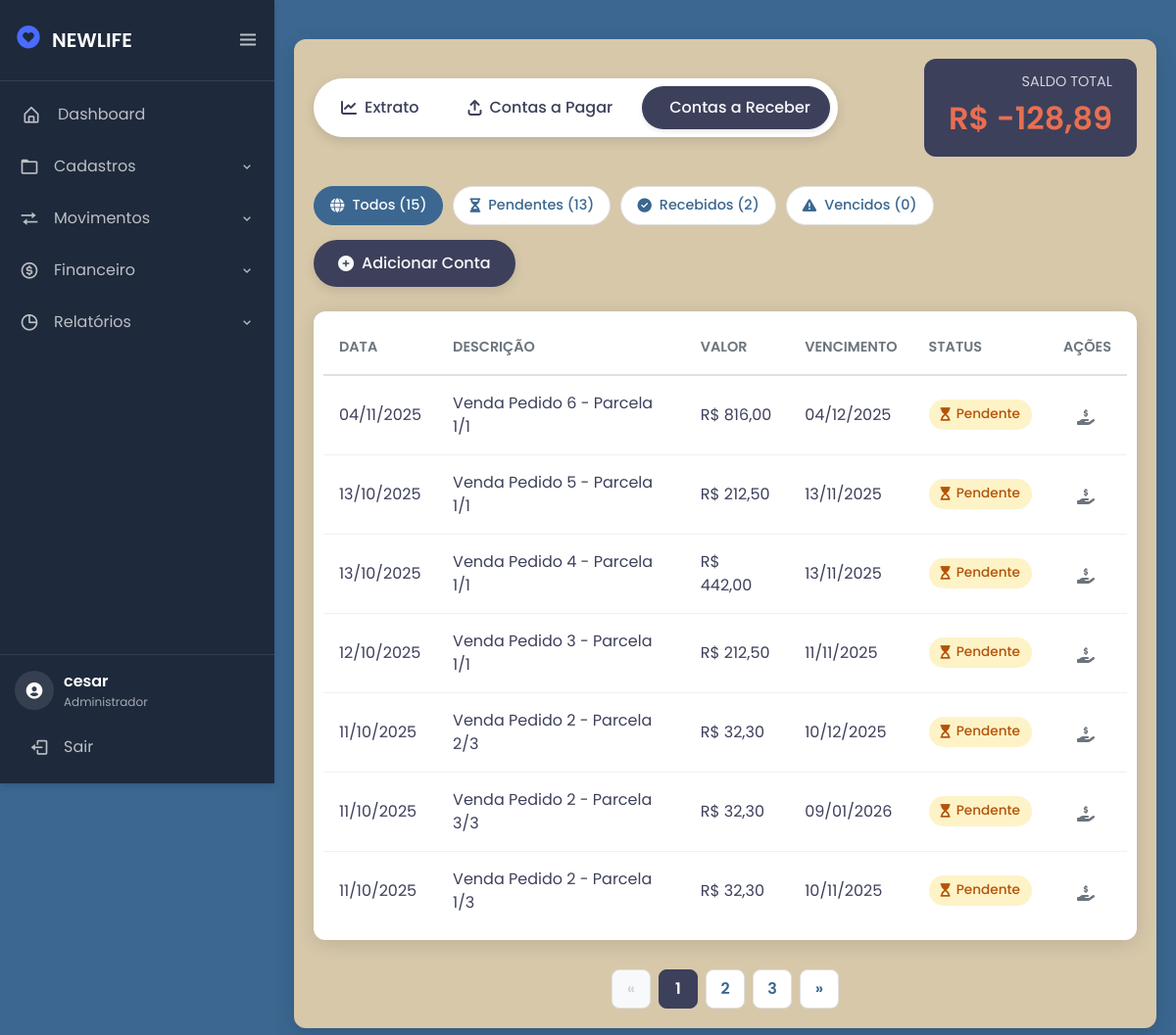
The app's page /financeiro/contasReceber (signed in) with its own data.
### financeiro/models.py (models this page shows, shortened)
class ContaReceber(models.Model):
    pedido = models.ForeignKey(Pedido, on_delete=models.CASCADE, null=True, blank=True)
    descricao = models.CharField(max_length=255)
    valor = models.DecimalField(max_digits=10, decimal_places=2)
    data_vencimento = models.DateField()
    data_recebimento = models.DateField(null=True, blank=True)
    metodo_pagamento = models.CharField(max_length=50, blank=True, null=True)
    recebido = models.BooleanField(default=False)
    criado_em = models.DateTimeField(auto_now_add=True)
    numero_parcela = models.IntegerField(default=1)
    editavel = models.BooleanField(default=False)
    conta_bancaria = models.ForeignKey('ContaBancaria', on_delete=models.SET_NULL, null=True, blank=True, related_name='contareceber')

### financeiro/views.py (the view, shortened to what this page needs)
# urls.py: path('contasReceber', views.contasReceber, name='contasReceber'),
@login_required(login_url="/login/")
def contasReceber(request):
    todas_contas = ContaReceber.objects.all()
    contas_receber = ContaReceber.objects.all().order_by('-criado_em')
    extratos_pagos = Extrato.objects.filter(status='pago')
    pagamentos = CondicaoPagamento.objects.all().order_by('-id')
    tipos_pagamento = dict(CondicaoPagamento.TIPO_PAGAMENTO_CHOICES)
    contas_bancarias = ContaBancaria.objects.all().order_by('nome')
    hoje = date.today()
    search_query = request.GET.get('search', '')
    data_inicio = request.GET.get('data_inicio')
    data_fim = request.GET.get('data_fim')
    vencimento_inicio = request.GET.get('vencimento_inicio')
    vencimento_fim = request.GET.get('vencimento_fim')
    status = request.GET.get('status')
    metodo = request.GET.get('metodo')
    valor_min = request.GET.get('valor_min')
    valor_max = request.GET.get('valor_max')
    total_contas = todas_contas.count()
    contas_pendentes = todas_contas.filter(recebido=False).count()
    contas_recebidas = todas_contas.filter(recebido=True).count()
    contas_vencidas = todas_contas.filter(data_vencimento__lt=hoje, recebido=False).count()
    if search_query:
        if search_query.isdigit():
            contas_receber = contas_receber.filter(Q(id=search_query) | Q(descricao__icontains=search_query))
        else:
            contas_receber = contas_receber.filter(descricao__icontains=search_query)
    if data_inicio and data_fim:
        contas_receber = contas_receber.filter(criado_em__date__gte=data_inicio, criado_em__date__lte=data_fim)
    elif data_inicio:
        contas_receber = contas_receber.filter(criado_em__date__gte=data_inicio)
    elif data_fim:
        contas_receber = contas_receber.filter(criado_em__date__lte=data_fim)
    if vencimento_inicio and vencimento_fim:
        contas_receber = contas_receber.filter(data_vencimento__gte=vencimento_inicio, data_vencimento__lte=vencimento_fim)
    elif vencimento_inicio:
        contas_receber = contas_receber.filter(data_vencimento__gte=vencimento_inicio)
    elif vencimento_fim:
        contas_receber = contas_receber.filter(data_vencimento__lte=vencimento_fim)
    if status == 'pago':
        contas_receber = contas_receber.filter(recebido=True)
    elif status == 'pendente':
        contas_receber = contas_receber.filter(recebido=False)
    elif status == 'vencido':
        contas_receber = contas_receber.filter(data_vencimento__lt=hoje, recebido=False)
    if metodo:
        contas_receber = contas_receber.filter(metodo_pagamento=metodo)
    if valor_min:
        contas_receber = contas_receber.filter(valor__gte=float(valor_min))
    if valor_max:
        contas_receber = contas_receber.filter(valor__lte=float(valor_max))
    saldo_total = sum(extrato.valor if extrato.tipo == 'entrada' else -extrato.valor for extrato in extratos_pagos)
    paginator = Paginator(contas_receber, 7)
    page_number = request.GET.get('page')
    contas_paginadas = paginator.get_page(page_number)
    context = {
        'contas': contas_paginadas,
        'saldo_total': saldo_total,
        'pagamentos': pagamentos,
        'tipos_pagamento': tipos_pagamento,
        'contas_bancarias': contas_bancarias,
        'total_contas': total_contas,
        'contas_pendentes': contas_pendentes,
        'contas_recebidas': contas_recebidas,
        'contas_vencidas': contas_vencidas,
    }
    return render(request, 'contareceber.html', context)

### financeiro/templates/contareceber.html (shortened to what this page needs)
{% extends 'tela.html' %}
{% load static %}
{% load pagamento_tags %}
{% block 'head' %}
<link rel="stylesheet" href="{% static 'css/financeiro.css' %}">
<link rel="stylesheet" href="https://cdnjs.cloudflare.com/ajax/libs/font-awesome/6.5.2/css/all.min.css">
{% endblock %}
{% block 'dashboard' %}
<div class="container">
    <header class="page-header">
        <nav class="menu">
            <a class="nav-button" href="{% url 'financeiro' %}"><i class="fas fa-chart-line"></i> Extrato</a>
            <a class="nav-button" href="{% url 'contasPagar' %}"><i class="fas fa-arrow-up-from-bracket"></i> Contas a Pagar</a>
            <a class="nav-button active" href="{% url 'contasReceber' %}"> Contas a Receber</a>
        </nav>
        <div class="saldo-card">
            <h3>SALDO TOTAL</h3>
            <p class="{% if saldo_total >= 0 %}saldo-positivo{% else %}saldo-negativo{% endif %}">
                R$ {{ saldo_total|floatformat:2 }}
            </p>
        </div>
    </header>
    <div class="actions-toolbar">
        <div class="status-buttons">
            <a href="?{% param_replace status='' %}" class="status-btn {% if not request.GET.status %}active{% endif %}">
                <i class="fas fa-globe"></i> Todos ({{ total_contas }})
            </a>
            <a href="?{% param_replace status='pendente' %}" class="status-btn {% if request.GET.status == 'pendente' %}active{% endif %}">
                <i class="fas fa-hourglass-half"></i> Pendentes ({{ contas_pendentes }})
            </a>
            <a href="?{% param_replace status='pago' %}" class="status-btn {% if request.GET.status == 'pago' %}active{% endif %}">
                <i class="fas fa-check-circle"></i> Recebidos ({{ contas_recebidas }})
            </a>
            <a href="?{% param_replace status='vencido' %}" class="status-btn {% if request.GET.status == 'vencido' %}active{% endif %}">
                <i class="fas fa-exclamation-triangle"></i> Vencidos ({{ contas_vencidas }})
            </a>
        </div>
        <button id="open_modal_button" class="add-button">
            <i class="fas fa-plus-circle"></i> Adicionar Conta
        </button>
    </div>
    <div class="table-wrapper">
        <table class="content-table">
            <thead>
                <tr>
                    <th>Data</th>
                    <th>Descrição</th>
                    <th>Valor</th>
                    <th>Vencimento</th>
                    <th>Status</th>
                    <th>Ações</th>
                </tr>
            </thead>
            <tbody>
                {% for conta in contas %}
                <tr>
                    <td data-label="Data">{{ conta.criado_em|date:"d/m/Y" }}</td>
                    <td data-label="Descrição">{{ conta.descricao }}</td>
                    <td data-label="Valor" class="valor-positivo">R$ {{ conta.valor|floatformat:2 }}</td>
                    <td data-label="Vencimento">{{ conta.data_vencimento|date:"d/m/Y" }}</td>
                    <td data-label="Status">
                        {% if conta.recebido %}
                            <span class="status status-pago"><i class="fas fa-check"></i> Recebido</span>
                        {% elif conta.vencido %}
                            <span class="status status-vencido"><i class="fas fa-exclamation-circle"></i> Vencido</span>
                        {% else %}
                            <span class="status status-pendente"><i class="fas fa-hourglass-start"></i> Pendente</span>
                        {% endif %}
                    </td>
                    <td data-label="Ações" class="actions-cell">
                        {% if not conta.recebido %}
                            <button class="action-btn receber-btn" title="Confirmar Recebimento" data-id="{{ conta.id }}">
                                <i class="fas fa-hand-holding-dollar"></i>
                            </button>
                        {% else %}
                            <span class="pago-text">Finalizado</span>
                        {% endif %}
                    </td>
                </tr>
                {% empty %}
                <tr>
                    <td colspan="6" class="empty-cell">Nenhuma conta a receber encontrada.</td>
                </tr>
                {% endfor %}
            </tbody>
        </table>
    </div>
    {% if contas.has_other_pages %}
    <div class="pagination">
        {% if contas.has_previous %}
            <a href="?{% param_replace page=contas.previous_page_number %}" class="pagination-arrow" title="Anterior">&laquo;</a>
        {% else %}
            <span class="pagination-arrow disabled">&laquo;</span>
        {% endif %}
        {% for i in contas.paginator.page_range %}
            {% if contas.number == i %}
                <span class="pagination-link current">{{ i }}</span>
            {% elif i > contas.number|add:'-3' and i < contas.number|add:'3' %}
                <a href="?{% param_replace page=i %}" class="pagination-link">{{ i }}</a>
            {% elif i == contas.number|add:'-3' or i == contas.number|add:'3' %}
                 <span class="pagination-link">...</span>
            {% endif %}
        {% endfor %}
        {% if contas.has_next %}
            <a href="?{% param_replace page=contas.next_page_number %}" class="pagination-arrow" title="Próxima">&raquo;</a>
        {% else %}
            <span class="pagination-arrow disabled">&raquo;</span>
        {% endif %}
    </div>
    {% endif %}
</div>
{% endblock %}

### estoque/templates/tela.html (shortened to what this page needs)
{% load static %}
<!doctype html>
<html lang="pt-BR">
<head>
  <link rel="stylesheet" href="https://cdn.jsdelivr.net/npm/bootstrap@4.6.1/dist/css/bootstrap.min.css">
  <link rel="stylesheet" href="{% static 'css/styletela.css' %}">
  <link rel="stylesheet" href="{% static 'css/general.css' %}">
  <link href="https://cdn.jsdelivr.net/npm/boxicons@latest/css/boxicons.min.css" rel='stylesheet'>
  <link rel="stylesheet" href="https://cdnjs.cloudflare.com/ajax/libs/animate.css/4.1.1/animate.min.css"/>
  {% block 'head' %}{% endblock %}
</head>
<body>
  <div class="sidebar-tech">
    <div class="logo-container">
      <div class="logo-tech">
        <div class="logo-icon"><i class='bx bxs-heart-circle'></i></div>
        <div class="logo-text">NEWLIFE</div>
      </div>
      <i class="bx bx-menu toggle-btn" id="sidebarToggle"></i>
    </div>
    <nav class="nav-tech">
      <ul class="nav-list">
        <li class="nav-item">
          <a href="{% url 'inicial' %}" class="nav-link">
            <i class="bx bx-home-alt"></i>
            <span class="link-text">Dashboard</span>
          </a>
        </li>
        <li class="nav-group">
          <div class="group-header">
            <i class="bx bx-folder"></i>
            <span class="group-title">Cadastros</span>
            <i class="bx bx-chevron-down group-arrow"></i>
          </div>
        </li>
        <li class="nav-group">
          <div class="group-header">
            <i class="bx bx-transfer"></i>
            <span class="group-title">Movimentos</span>
            <i class="bx bx-chevron-down group-arrow"></i>
          </div>
        </li>
        <li class="nav-group">
          <div class="group-header">
            <i class='bx bx-dollar-circle'></i>
            <span class="group-title">Financeiro</span>
            <i class="bx bx-chevron-down group-arrow"></i>
          </div>
        </li>
        <li class="nav-group">
          <div class="group-header">
            <i class="bx bx-pie-chart-alt"></i>
            <span class="group-title">Relatórios</span>
            <i class="bx bx-chevron-down group-arrow"></i>
          </div>
        </li>
      </ul>
    </nav>
    <div class="user-panel">
      <div class="user-info">
        <div class="user-avatar">
          <i class='bx bxs-user-circle'></i>
        </div>
        <div class="user-details">
          <div class="user-name">
            {% if request.user.is_authenticated %}
              {{ request.user.get_full_name|default:request.user.username }}
            {% else %}
              Visitante
            {% endif %}
          </div>
          <div class="user-role">
            {% if request.user.is_superuser %}
              Administrador
            {% elif request.user.is_staff %}
              Funcionário
            {% else %}
              Usuário Comum
            {% endif %}
          </div>
        </div>
      </div>
      <a href="{% url 'logout' %}" class="logout-btn">
        <i class="bx bx-log-out"></i>
        <span>Sair</span>
      </a>
    </div>
  </div>
  <section class="main-content">
    {% block 'dashboard'%}
    {% endblock %}
  </section>
</body>
</html>

### records on screen
ContaReceber: criado_em "04/11/2025", descricao "Venda Pedido 6 - Parcela 1/1", valor "816,00", data_vencimento "04/12/2025", recebido False (drawn)
ContaReceber: criado_em "13/10/2025", descricao "Venda Pedido 5 - Parcela 1/1", valor "212,50", data_vencimento "13/11/2025", recebido False (drawn)
ContaReceber: criado_em "13/10/2025", descricao "Venda Pedido 4 - Parcela 1/1", valor "442,00", data_vencimento "13/11/2025", recebido False (drawn)
ContaReceber: criado_em "12/10/2025", descricao "Venda Pedido 3 - Parcela 1/1", valor "212,50", data_vencimento "11/11/2025", recebido False (drawn)
ContaReceber: criado_em "11/10/2025", descricao "Venda Pedido 2 - Parcela 2/3", valor "32,30", data_vencimento "10/12/2025", recebido False (drawn)
ContaReceber: criado_em "11/10/2025", descricao "Venda Pedido 2 - Parcela 3/3", valor "32,30", data_vencimento "09/01/2026", recebido False (drawn)
ContaReceber: criado_em "11/10/2025", descricao "Venda Pedido 2 - Parcela 1/3", valor "32,30", data_vencimento "10/11/2025", recebido False (drawn)

### other values on screen
{{ request.user.get_full_name|default:request.user.username }} "cesar"
{{ saldo_total|floatformat:2 }} "-128,89"
{{ total_contas }} "15"
{{ contas_pendentes }} "13"
{{ contas_recebidas }} "2"
{{ contas_vencidas }} "0"
{{ i }} "1"
{{ i }} "2" "3"
